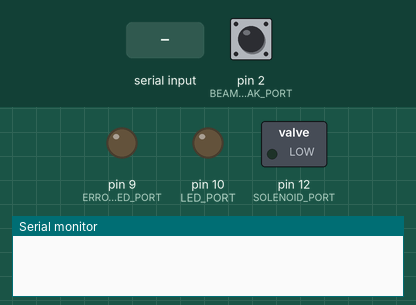
This sketch was run on a simulated Arduino Uno, built with avr-gcc and run on an emulated ATmega328P. On the bench: switched loads named in the sketch (green lamp = pin HIGH), output pins drawn as LEDs (lit = HIGH), the last lines printed to the serial monitor. The inputs (shaded band) are chosen by the test bench; at power-on: pin 2 (BEAM_BREAK_PORT) LOW.

Above: at 0.9 s.
1.0 s: "1" received over Serial
At 1.8 s:
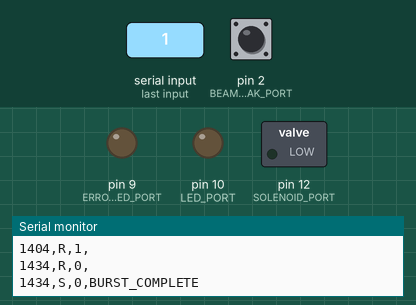
2.6 s: pin 2 (BEAM_BREAK_PORT) driven HIGH
4.1 s: pin 2 (BEAM_BREAK_PORT) driven LOW
At 5.1 s:
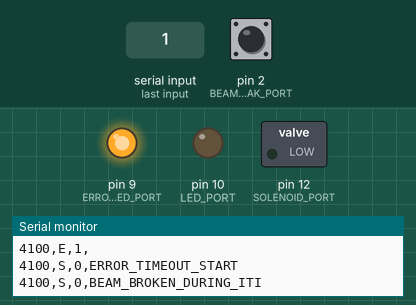
5.6 s: pin 2 (BEAM_BREAK_PORT) pulsed HIGH 2 times (0.12 s each, 0.3 s apart)
At 14.6 s:
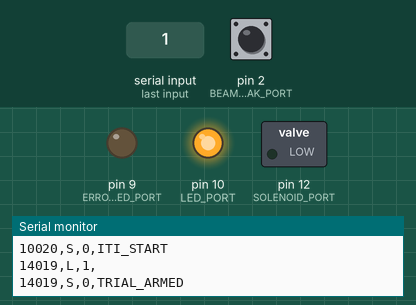
Timing chart, 0 to 24.5 s (numbered marks = the images above; inputs shaded):
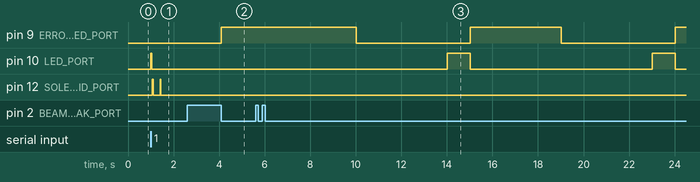

The sketch:

rig2intervalProcessing.ino
```cpp
// rig2intervalProcessing.ino
// Arduino sketch for interval task that streams logged events over serial
// to a Processing sketch, which writes them to a CSV file.
//
// Handshake protocol:
//  - Arduino powers up and waits for at least one byte from the host
//    (Processing) before starting the task.
//  - Processing opens the serial port and sends any single character
//    (e.g., 'S') to release the Arduino from the wait.
//
// Logged CSV format (sent over Serial):
//  timestamp_ms,event,value,state_label
//  - For non-state events (LED, reward, error, beam), state_label is empty.
//  - For state events, event is 'S', value is 0, and state_label is a tag.

#include <string.h>

// Pins
const int SOLENOID_PORT = 12;
const int BEAM_BREAK_PORT = 2;   // active low beam sensor
const int LED_PORT = 10;         // reward cue LED
const int ERROR_LED_PORT = 9;    // error indicator LED

// Timing (ms)
const int SOLENOID_ON_TIME = 30;           // duration solenoid stays open
const int SOLENOID_OFF_TIME = 300;        // spacing between clicks in a burst
const int SOLENOID_REPEATS = 1;           // additional clicks after first
const unsigned long INTERVAL_DURATION = 4UL * 1000UL;  // ITI duration
const unsigned long REWARD_WINDOW = 1UL * 1000UL;      // LED on window
const unsigned long ERROR_DURATION = 4UL * 1000UL;     // error timeout

// State flags
bool ledOn = false;
bool givingReward = false;
bool inBurst = false;
bool inIti = false;              // true when counting ITI
bool trialReady = false;         // LED on, waiting for beam break
bool errorLedOn = false;         // error indicator LED state
bool inErrorTimeout = false;     // true when in error timeout period

// Beam and serial
int lastBeamState = 0;
int beamState = 0;

// Timers
unsigned long rewardStartTime = 0;     // solenoid open timestamp
unsigned long lastPulseEndTime = 0;    // timestamp when last solenoid pulse ended
unsigned long itiStartTime = 0;        // when ITI started
unsigned long ledOnTime = 0;           // when LED turned on (start of reward window)
unsigned long errorStartTime = 0;      // when error timeout started

// Counters
int pulsesGivenInBurst = 0;            // counts pulses after the initial click

char buffer[100];

/**
 * log_line
 *  - tag: short event code (e.g., "L", "E", "R", "B")
 *  - value: integer value associated with the event
 *
 * Goal:
 *  Format and send a single CSV line for non-state events over Serial.
 *  CSV columns: timestamp_ms,event,value,state_label
 *  State label is left empty for these events.
 */
void log_line(const char *tag, int value) {
  unsigned long now = millis();
  sprintf(buffer, "%lu,%s,%d,", now, tag, value);
  Serial.println(buffer);
}

/**
 * write_state
 *  - label: descriptive string label for the current state
 *
 * Goal:
 *  Log a state transition line to the CSV stream.
 *  Event code is 'S', value is 0, and label is placed in the state_label field.
 */
void write_state(const char *label) {
  unsigned long now = millis();
  sprintf(buffer, "%lu,S,0,%s", now, label);
  Serial.println(buffer);
}

// Convenience wrappers for event logging
void write_led_on() { log_line("L", 1); }
void write_led_off() { log_line("L", 0); }
void write_error_on() { log_line("E", 1); }
void write_error_off() { log_line("E", 0); }
void write_reward_on() { log_line("R", 1); }
void write_reward_off() { log_line("R", 0); }
void write_beam(int state) { log_line("B", state); }

/**
 * turn_on_led
 *
 * Goal:
 *  Turn on the reward cue LED and log the change.
 */
void turn_on_led() {
  digitalWrite(LED_PORT, HIGH);
  ledOn = true;
  write_led_on();
}

/**
 * turn_off_led
 *
 * Goal:
 *  Turn off the reward cue LED and log the change.
 */
void turn_off_led() {
  digitalWrite(LED_PORT, LOW);
  ledOn = false;
  write_led_off();
}

/**
 * turn_on_error
 *
 * Goal:
 *  Turn on the error indicator LED and log the change.
 */
void turn_on_error() {
  digitalWrite(ERROR_LED_PORT, HIGH);
  errorLedOn = true;
  write_error_on();
}

/**
 * turn_off_error
 *
 * Goal:
 *  Turn off the error indicator LED and log the change.
 */
void turn_off_error() {
  digitalWrite(ERROR_LED_PORT, LOW);
  errorLedOn = false;
  write_error_off();
}

/**
 * open_solenoid
 *
 * Goal:
 *  Activate the solenoid to deliver reward and log solenoid-on event.
 */
void open_solenoid() {
  digitalWrite(SOLENOID_PORT, HIGH);
  givingReward = true;
  rewardStartTime = millis();
  write_reward_on();
}

/**
 * close_solenoid
 *
 * Goal:
 *  Deactivate the solenoid and log solenoid-off event.
 */
void close_solenoid() {
  digitalWrite(SOLENOID_PORT, LOW);
  givingReward = false;
  write_reward_off();
  lastPulseEndTime = millis();
}

/**
 * start_error_timeout
 *
 * Goal:
 *  Enter the error timeout period, managing LED states and logging the state.
 */
void start_error_timeout() {
  inErrorTimeout = true;
  errorStartTime = millis();
  turn_off_led(); // Turn off reward light
  if (!errorLedOn) {
    turn_on_error();
  }
  write_state("ERROR_TIMEOUT_START");
}

/**
 * start_iti
 *
 * Goal:
 *  Begin the inter-trial interval (ITI) and log the transition.
 */
void start_iti() {
  inIti = true;
  itiStartTime = millis();
  trialReady = false;
  turn_off_led(); // Ensure LED is off during ITI
  write_state("ITI_START");
}

/**
 * end_iti_and_arm_trial
 *
 * Goal:
 *  End ITI, arm the next trial by turning on the LED, and log the new state.
 */
void end_iti_and_arm_trial() {
  inIti = false;
  trialReady = true;
  turn_on_led();
  ledOnTime = millis();
  write_state("TRIAL_ARMED");
}

/**
 * wait_for_processing_start
 *
 * Goal:
 *  Block until Processing (or another host) opens the serial port and sends
 *  at least one byte, indicating it is ready to log data to disk.
 *
 * Behavior:
 *  - Assumes Serial.begin has already been called.
 *  - Does not send any output before the handshake completes, keeping the
 *    CSV stream clean.
 */
void wait_for_processing_start() {
  // For boards with native USB, wait for serial connection.
  while (!Serial) {
    ; // wait
  }

  // Wait until at least one byte arrives from the host.
  while (Serial.available() == 0) {
    ; // wait
  }

  // Clear any pending bytes from the handshake.
  while (Serial.available() > 0) {
    Serial.read();
  }
}

void setup() {
  pinMode(SOLENOID_PORT, OUTPUT);
  pinMode(LED_PORT, OUTPUT);
  pinMode(BEAM_BREAK_PORT, INPUT);
  pinMode(ERROR_LED_PORT, OUTPUT);

  digitalWrite(SOLENOID_PORT, LOW);
  digitalWrite(LED_PORT, LOW);
  digitalWrite(ERROR_LED_PORT, LOW);

  Serial.begin(9600);

  // Wait for Processing to signal that it is ready to log.
  wait_for_processing_start();

  // Send CSV header as the very first line.
  Serial.println("timestamp_ms,event,value,state_label");

  // Auto-start task and arm the first trial.
  write_state("AUTO_START");
  end_iti_and_arm_trial();
}

void loop() {
  // Read beam (active low -> invert)
  beamState = !digitalRead(BEAM_BREAK_PORT);
  if (beamState != lastBeamState) {
    write_beam(beamState);
    lastBeamState = beamState;

    // Beam broken (mouse enters port)
    if (beamState) {
      // If beam broken during ITI, start error timeout
      if (inIti) {
        inIti = false; // Exit ITI state
        start_error_timeout();
        write_state("BEAM_BROKEN_DURING_ITI");
      }
      // If beam broken during error timeout, restart error timeout
      else if (inErrorTimeout) {
        start_error_timeout(); // Restart the error timeout
        write_state("BEAM_BROKEN_DURING_ERROR_TIMEOUT");
      }
      // If beam broken during trial (LED on), trigger burst
      else if (trialReady) {
        trialReady = false;
        turn_off_led();  // Turn off LED when beam is broken
        inBurst = true;
        pulsesGivenInBurst = 0;
        write_state("BURST_START");
        // Immediately deliver the first pulse upon beam break
        open_solenoid();
      }
    }
    // Beam unbroken (mouse leaves port)
    else {
      // If beam leaves after burst or single pulse, begin ITI
      if (!givingReward && !inBurst && !inIti && !trialReady && !inErrorTimeout) {
        start_iti();
      }
      // If beam leaves during burst, wait for burst to complete before starting ITI
      else if (inBurst && !givingReward) {
        write_state("BEAM_LEAVE_DURING_BURST");
      }
    }
  }

  // Manage ITI
  if (inIti) {
    if (millis() - itiStartTime >= INTERVAL_DURATION) {
      end_iti_and_arm_trial(); // LED on only, no initial click
    }
  }

  // If trial is armed (LED on), wait for beam within REWARD_WINDOW
  if (trialReady) {
    if (millis() - ledOnTime >= REWARD_WINDOW) {
      // window expired, start error timeout
      trialReady = false;
      start_error_timeout();
      write_state("REWARD_WINDOW_EXPIRED");
    }
  }

  // Manage error timeout
  if (inErrorTimeout) {
    if (millis() - errorStartTime >= ERROR_DURATION) {
      // Error timeout complete, turn off error light and start new ITI
      inErrorTimeout = false;
      turn_off_error();
      write_state("ERROR_TIMEOUT_COMPLETE");
      start_iti();
    }
  }

  // Handle ongoing solenoid pulse
  if (givingReward) {
    if (millis() - rewardStartTime >= SOLENOID_ON_TIME) {
      close_solenoid();
    }
  }

  // Handle burst pulses after initial click
  if (inBurst && !givingReward) {
    unsigned long sinceLastPulse = millis() - lastPulseEndTime;
    if (pulsesGivenInBurst < SOLENOID_REPEATS) {
      if (sinceLastPulse >= SOLENOID_OFF_TIME) {
        open_solenoid();
        pulsesGivenInBurst++;
      }
    } else {
      // Burst complete
      inBurst = false;
      write_state("BURST_COMPLETE");
      // If beam is now not broken, begin ITI; otherwise wait until it leaves then ITI will start via beam transition branch
      if (!beamState && !inErrorTimeout) {
        start_iti();
      }
    }
  }
}
```

Measured:
- after the input at 1.0 s, pin 10 (LED_PORT): LOW → HIGH at once, → LOW 0.04 s later; pin 12 (SOLENOID_PORT): alternates HIGH for 0.03 s and LOW for 0.30 s, 4 changes in all, then stays LOW, starting after 0.07 s
- after the input at 4.1 s, pin 9 (ERROR_LED_PORT): LOW → HIGH at once
